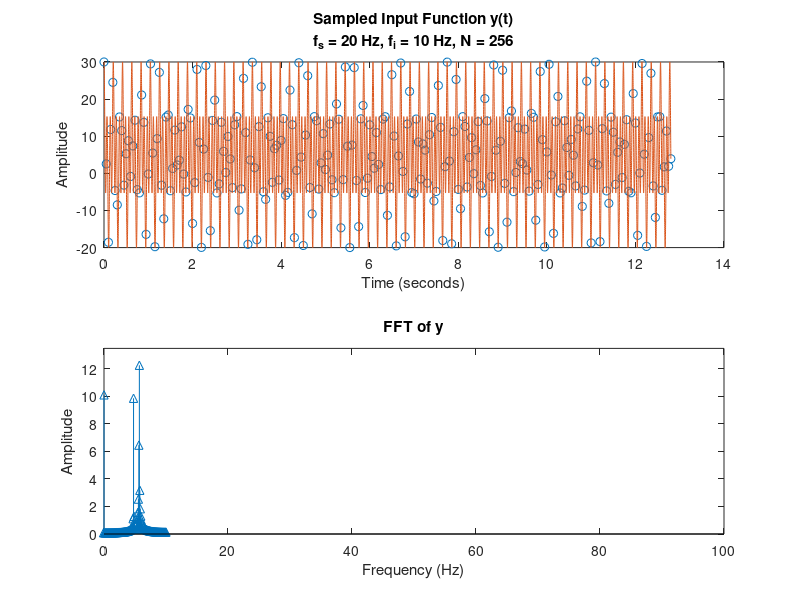

Recreate this plot in MATLAB.
%ME 370, FFT program
clear all
close all
clc
format compact

fi = 10;      %input frequency (Hz)
N = 256;      %Number of sample points
fs = 20;      %sampling frequency (Hz)

%%%%%%%%%%%%%%%%%%%%%%%%%%%%%%%%%%%%%%%%%%%%%%%%%%%%%%%%%%%%%%%
dt=1/fs     %time between data points  
T=(N)/fs    %total sample time (T)
t = 0:dt:T; %creates a vector of times to sample y at
t2=0:dt/100:T;
% y = sin(2*pi*fi*t);
% y2=sin(2*pi*fi*t2);
   
% Test
y = 5 + 10*cos(30*t)+15*cos(90*t);
y2 = 5 + 10*cos(30*t2)+15*cos(90*t2);
  

        


Yo=2/T*dt*fft(y(1:end-1));
w=0:(2*pi/(N*dt)):((2*pi/dt) - 2*pi/(N*dt));
w=w - (2*pi/dt).*((w*dt)>pi);
f=w/(2*pi);

figure
r = 2; c = 1;
subplot(r,c,1)
    plot(t,y,'o',t2,y2)

    xlabel('Time (seconds)')
    ylabel('Amplitude')
    title({'Sampled Input Function y(t)',sprintf('f_{s} = %d Hz, f_{i} = %d Hz, N = %d',fs,fi,N)})

    
subplot(r,c,2)
    stem(f,abs(Yo(1:end)),'^') %(1:N/2) modifies vectors so only frequencies
                                %below Nyquist frequency is shown  
    xlabel('Frequency (Hz)')
    ylabel('Amplitude')
    title('FFT of y')

    axis([0 10^(floor(log10(fi))+1) 0 1.1*max(real(abs(Yo)))])


hold on
